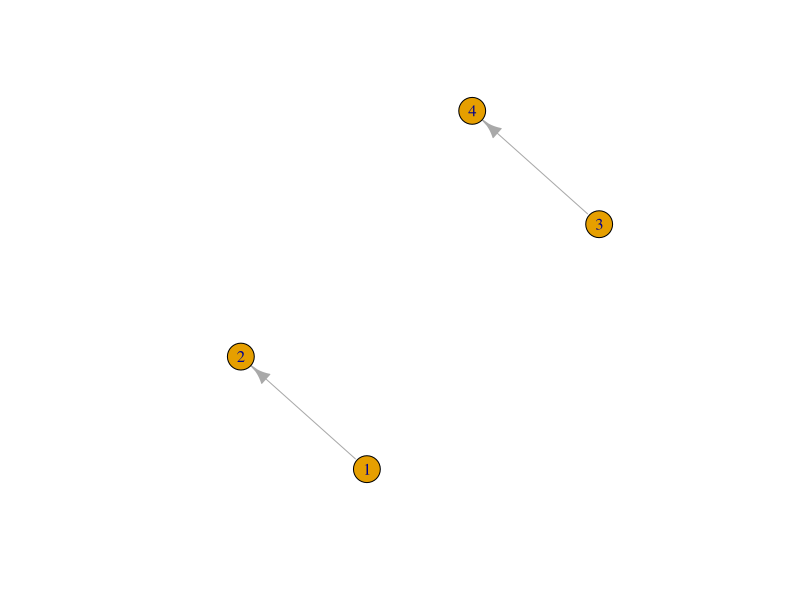
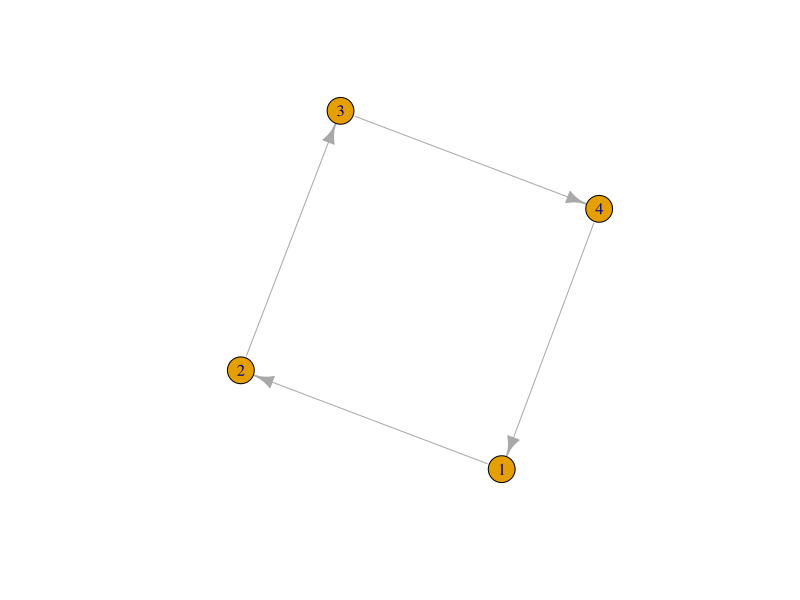
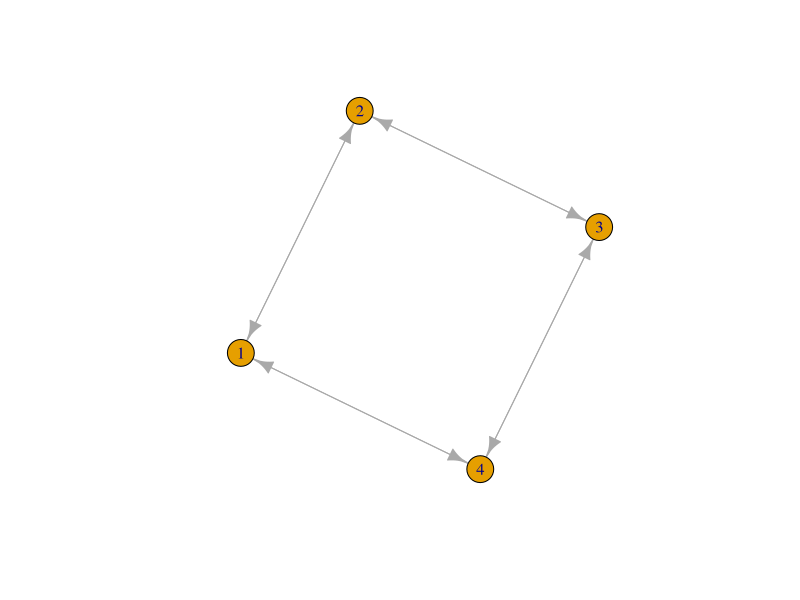
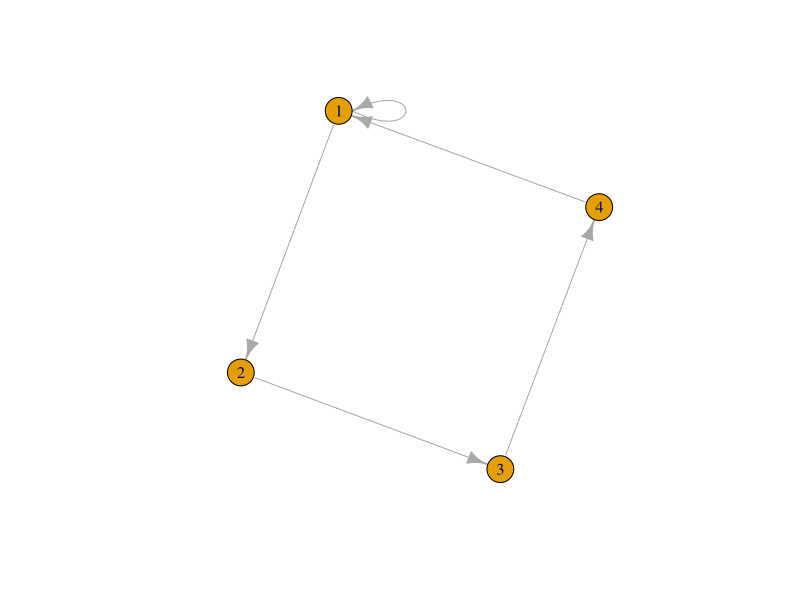
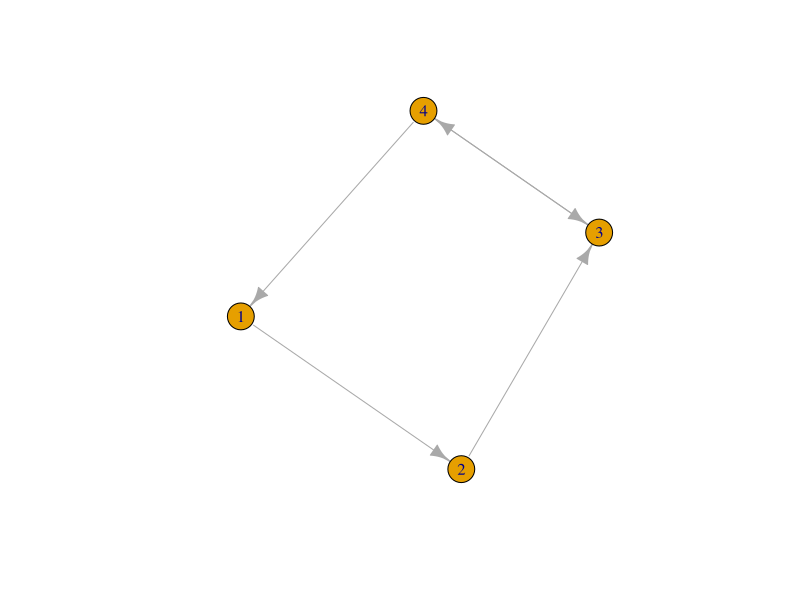
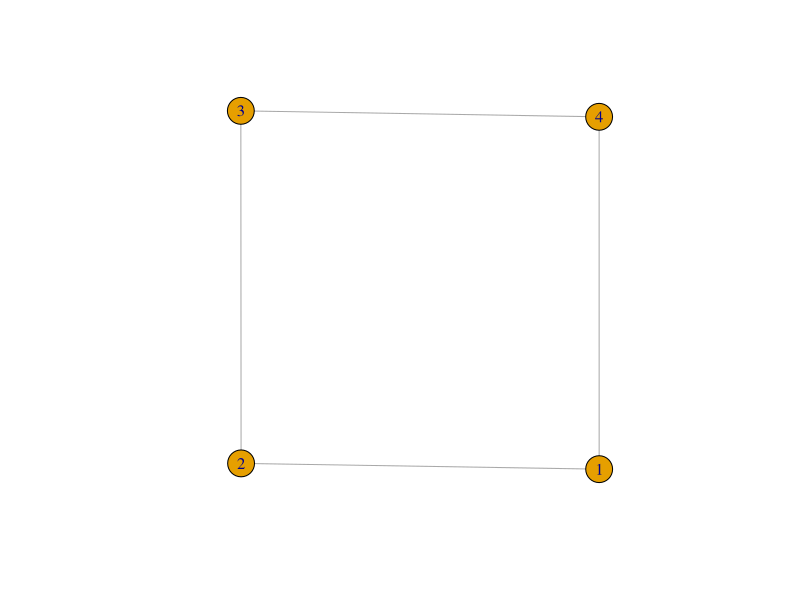
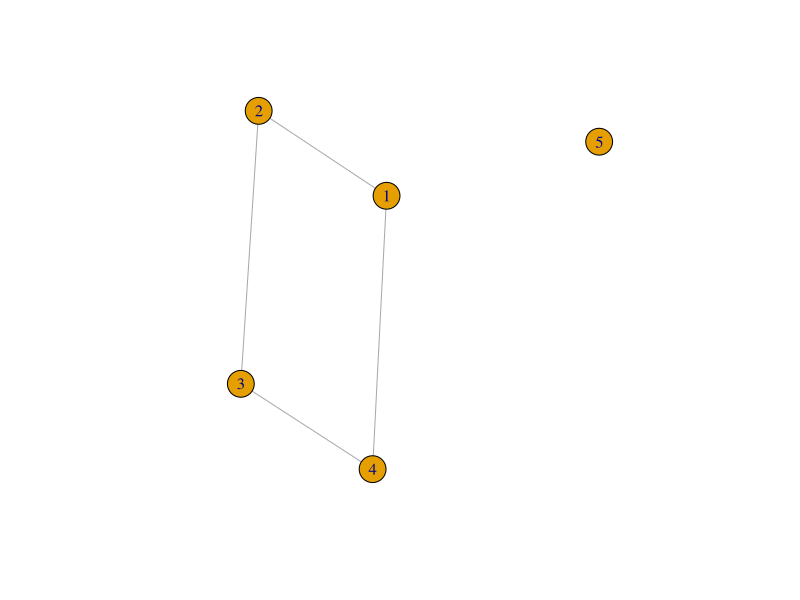
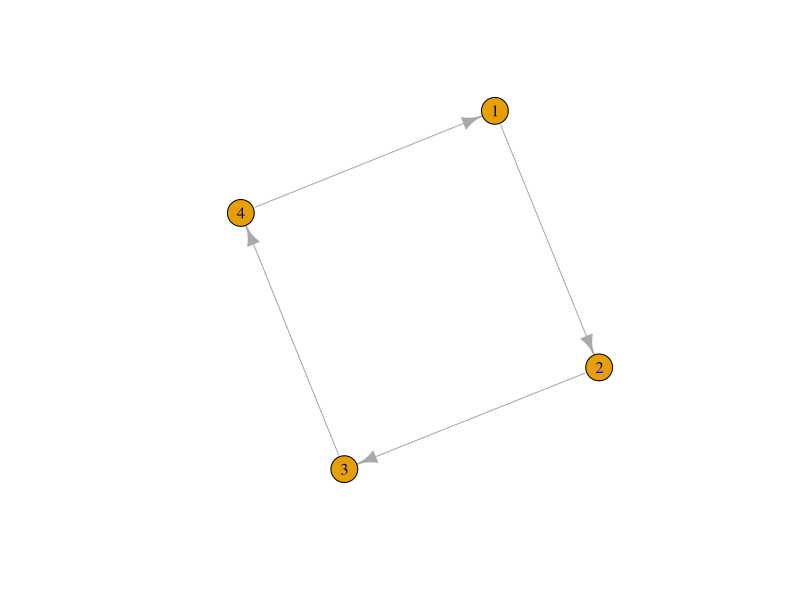

Reproduce these figures in R, in order.
#Formacao Cientista de Dados - Fernando Amaral

install.packages("igraph")
library(igraph)

grafo1 = graph(edges=c(1,2,3,4))
plot(grafo1)

grafo2 = graph(edges=c(1,2,2,3,3,4,4,1))
plot(grafo2)

grafo2 = graph(edges=c(1,2,2,3,3,4,4,1,1,4,4,3,3,2,2,1))
plot(grafo2)

grafo3 = graph(edges=c(1,2,2,3,3,4,4,1,1,1))
plot(grafo3)


grafo8 = graph_from_literal(1-+2,2-+3,3++4,4-+1)
plot(grafo8)

grafo8 = graph_from_literal(1-2,2-3,3-4,4-1)
plot(grafo8)

grafo8 = graph_from_literal(1-2-3-4-1,5)
plot(grafo8)

grafo2 = graph(edges=c(1,2,2,3,3,4,4,1))
plot(grafo2)
grafo2

grafo3 = graph(edges=c(1,2,2,3,3,4,4,1),directed=F )
plot(grafo3)

grafo4 = graph(edges=c(1,2,2,3,3,4,4,1),directed=F, n=10 )
plot(grafo4)

grafo5 <- graph(edges= c("A", "B", "B", "C", "C", "D","D", "E","E","A","A","C","C","B")) 
plot(grafo5)
 
grafo6 <- graph(edges= c("A", "B", "B", "C", "C", "D","D", "E","E","A","A","C","C","B"), isolates=c("F","G"))

grafo6[]
grafo6[1,]

V(grafo6)$name

grafo7 <- graph(edges= c("Fernando", "Pedro", "José", "Antônio", "Fernando", "José","Fernando", "Antônio"))

V(grafo7)$Peso = c(40,30,30,25)

vertex_attr(grafo7)

E(grafo7)$TipoAmizade = c("Amigo","Inimigo","Inimigo","Amigo")

edge_attr(grafo7)

edge_attr(grafo7)$TipoAmizade

vertex_attr(grafo7)$Peso

E(grafo7)$weight = c(1,2,1,3)

grafo7

V(grafo7)$type ="Humanos"

grafo7


